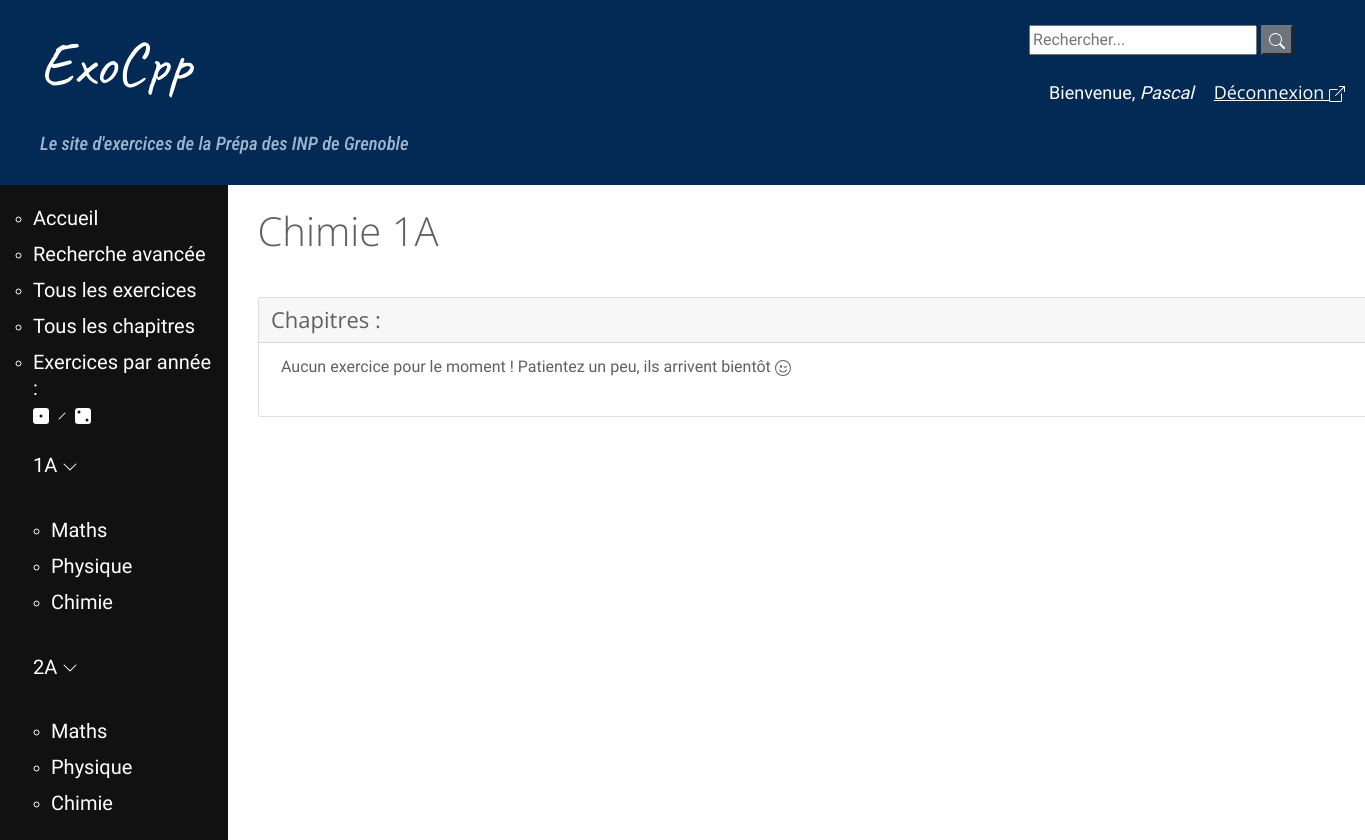
Before: /chim_1A (signed in) with the older database file.
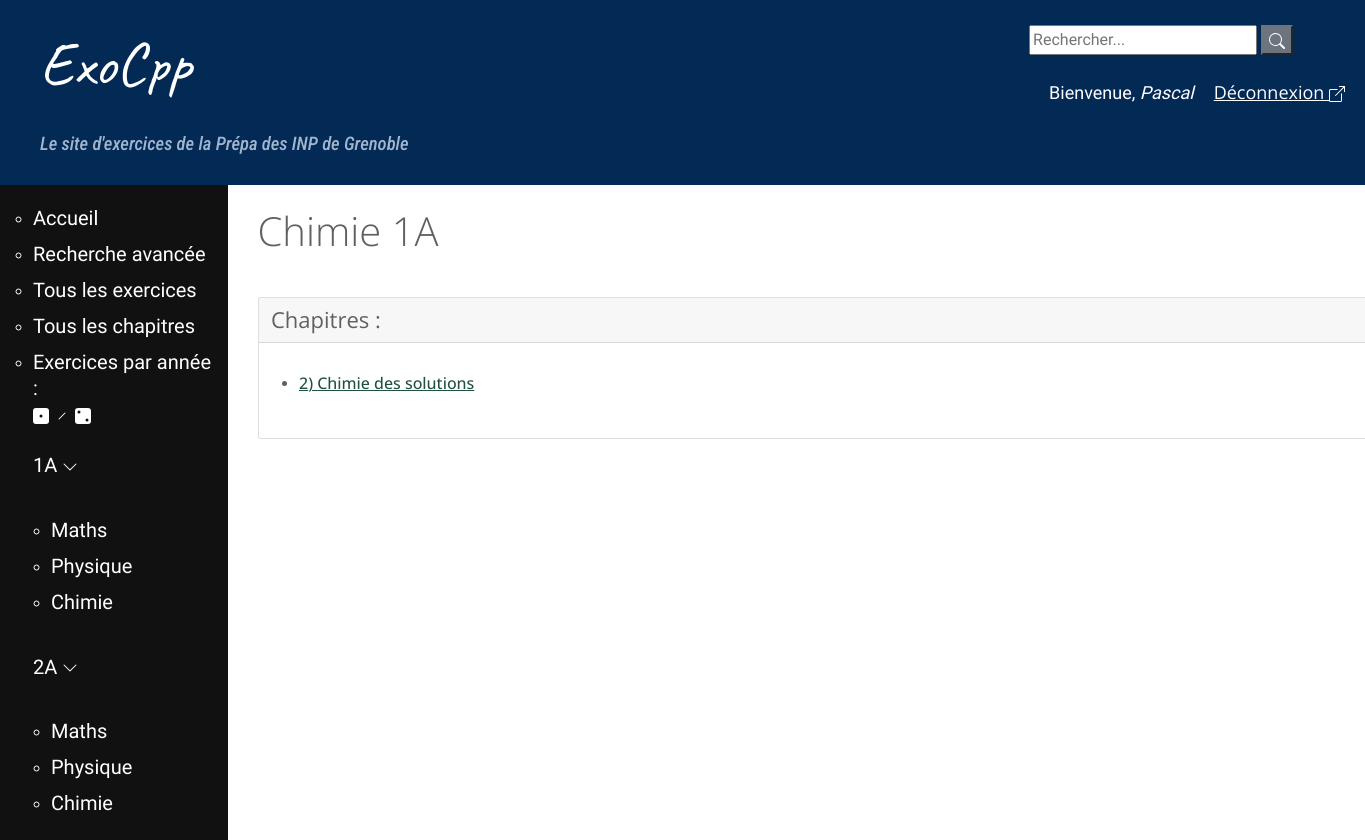
After: the same page with the newer database file.
### exo/models.py (models this page shows, shortened)
class Chapitre(models.Model):
    annee = models.CharField(max_length=2, choices = [('1A', 'Première année'),
        ('2A', 'Deuxième année')])
    matiere = models.CharField(max_length=40, choices = MATIERES)
    nom = models.CharField(max_length=200, null=False, unique=True)
    numero = models.IntegerField(null=True, error_messages={"invalid_choice" : "Ce numéro de chapitre existe déjà."},
        help_text="Vous pouvez numéroter le chapitre/module \
        pour permettre un classement dans l'ordre du programme (recommandé, \
        la valeur par défaut est 1)", default=1, unique=True)
    def get_absolute_url(self):
        return reverse('chapitre-details', args=[str(self.id)])

### exo/views.py (the view)
# urls.py: path('chim_1A', views.chim_1A, name="1A-chimie"),
@login_required(login_url='login')
def chim_1A(request):
	c_list = Chapitre.objects.filter(annee='1A', matiere='Chimie').order_by('numero')
	return render(request, 'exo/1A-chimie.html', {'c_list' : c_list})

### exo/templates/exo/1A-chimie.html
{% extends 'base_generic.html' %}
{% block content %}
	<h1>Chimie 1A</h1>
		<div class="card">
			  <h4 class="card-header">Chapitres :</h4>
			  {% if c_list.count == 0 %}
	  			<div class="card-body">
	  			Aucun exercice pour le moment ! Patientez un peu, ils arrivent bientôt {% include './icons/emoji-wink.svg'%}
	  			</div>
			  {% endif %}
			<ul>
			{% for chapitre in c_list %}
				<div class="card-body">
					<li>
			    	<h6 class="card-title"><a href="{{ chapitre.get_absolute_url }}">{{ chapitre.numero }}) {{ chapitre.nom }}</a></h6>
			    	</li>
			  	</div>
			{% endfor %}
			</ul>
		</div>
{% endblock %}

Changed rows visible on the page:
added Chapitre: numero "2", nom "Chimie des solutions"
Other visible differences:
text no longer shown: "Aucun exercice pour le moment ! Patientez un peu, ils arrivent bientôt"
